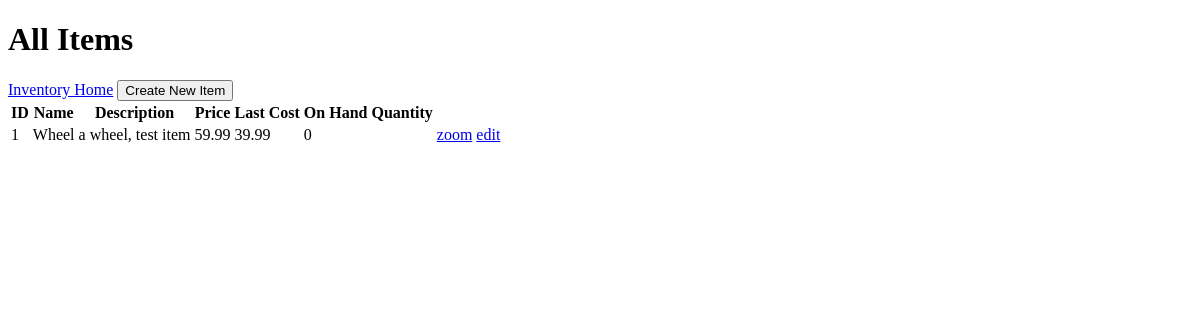
/inventory/items/, run on an earlier commit of the app's database.
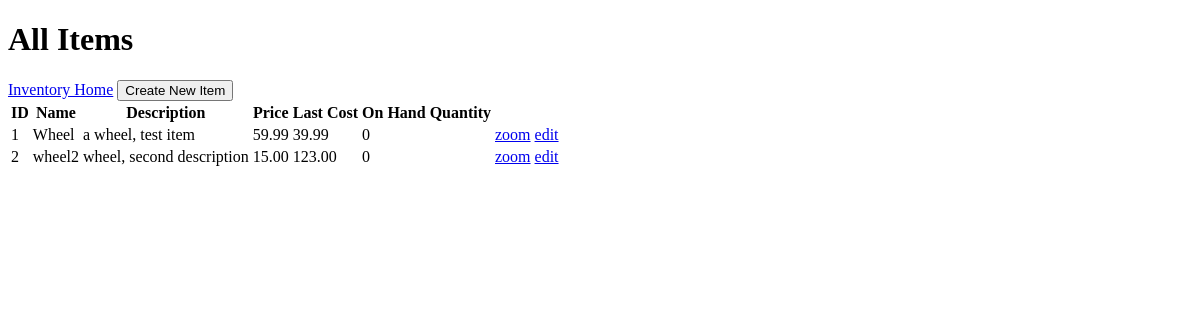
And on a later commit of the database.
### inventory/models.py (models this page shows, shortened)
class Item(models.Model):
    id = models.IntegerField(primary_key=True,auto_created=True)
    name = models.CharField(max_length=100)
    description = models.TextField()
    price = models.DecimalField(max_digits=10, decimal_places=2)
    last_cost = models.DecimalField(max_digits=10, decimal_places=2)

### inventory/views.py (the view)
# urls.py: path('inventory/items/', views.all_items, name="item_overview"),
def all_items(request):
    items = Item.objects.all()
    table = []
    for item in items:
        table.append({
            'item_id': item.id,
            'item_name': item.name,
            'item_description': item.description,
            'item_price': item.price,
            'item_last_cost': item.last_cost,
            'total_quantity': quantity_on_hand(item.id)
        })
    return render(request, 'inventory/all_items.html', {'table': table})

### inventory/utils.py (called while the page is built)
def quantity_on_hand(item_id):
    sum = 0
    entries = Inventory_Entry.objects.filter(item_id=item_id)
    for entry in entries:
        sum += entry.quantity_on_hand
    return sum

### inventory/templates/inventory/all_items.html (shortened to what this page needs)
<!DOCTYPE html>
<html lang="en">
<head>
</head>
<body>
	<h1>All Items</h1>
    <a href="/inventory/">Inventory Home</a>
    <a href="/inventory/items/add/"><button type="button">Create New Item</button></a>
	<table>
		<tbody>
            <tr>
                <th>ID</th>
                <th>Name</th>
                <th>Description</th>
                <th>Price</th>
                <th>Last Cost</th>
                <th>On Hand Quantity</th>
            </tr>
                {% for entry in table %}
                    <tr>
                        <td>{{ entry.item_id }}</td>
                        <td>{{ entry.item_name }}</td>
                        <td>{{ entry.item_description }}</td>
                        <td>{{ entry.item_price }}</td>
                        <td>{{ entry.item_last_cost }}</td>
                        <td>{{ entry.total_quantity }}</td>
                        <td><a href="/inventory/items/zoom/{{ entry.item_id }}">zoom</a></td>
                        <td><a href="/inventory/items/edit/{{ entry.item_id }}">edit</a></td>
                    </tr>
                {% empty %}
                    <tr>
                        <td colspan="100%">No items found.</td>
                    </tr>
                {% endfor %}
		</tbody>
	</table>
</body>
</html>

What changed in the data, as far as the page shows it:
added Item: item_name "wheel2", item_description "wheel, second description", item_price "15.00", item_last_cost "123.00"
Also different on the page:
new list line: "2 0 zoom edit"
